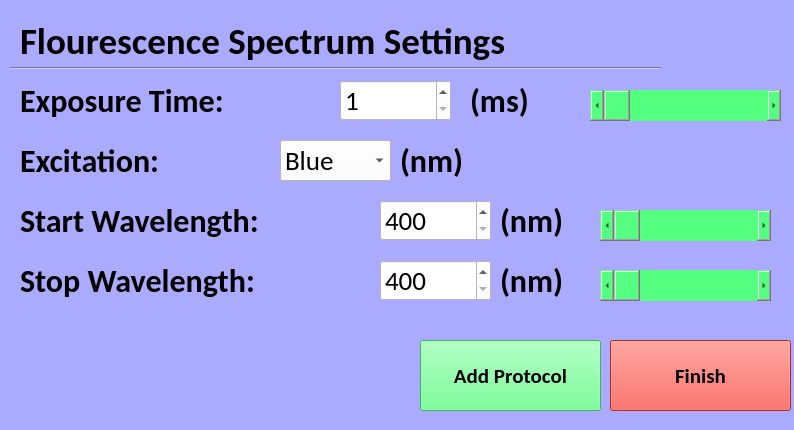
<?xml version="1.0" encoding="UTF-8"?>
<ui version="4.0">
 <class>Form</class>
 <widget class="QWidget" name="Form">
  <property name="geometry">
   <rect>
    <x>0</x>
    <y>0</y>
    <width>794</width>
    <height>430</height>
   </rect>
  </property>
  <property name="windowTitle">
   <string>Form</string>
  </property>
  <property name="styleSheet">
   <string notr="true">background-color: rgb(170, 170, 255);</string>
  </property>
  <widget class="Line" name="line">
   <property name="geometry">
    <rect>
     <x>10</x>
     <y>60</y>
     <width>651</width>
     <height>16</height>
    </rect>
   </property>
   <property name="orientation">
    <enum>Qt::Horizontal</enum>
   </property>
  </widget>
  <widget class="QLabel" name="label">
   <property name="geometry">
    <rect>
     <x>20</x>
     <y>20</y>
     <width>491</width>
     <height>41</height>
    </rect>
   </property>
   <property name="font">
    <font>
     <family>Calibri</family>
     <pointsize>28</pointsize>
     <weight>75</weight>
     <bold>true</bold>
    </font>
   </property>
   <property name="text">
    <string>Flourescence Spectrum Settings </string>
   </property>
  </widget>
  <widget class="QSpinBox" name="exposureTimeSpinBox">
   <property name="geometry">
    <rect>
     <x>340</x>
     <y>80</y>
     <width>111</width>
     <height>41</height>
    </rect>
   </property>
   <property name="font">
    <font>
     <family>Calibri</family>
     <pointsize>20</pointsize>
    </font>
   </property>
   <property name="styleSheet">
    <string notr="true">background-color: rgb(255, 255, 255);</string>
   </property>
   <property name="minimum">
    <number>1</number>
   </property>
   <property name="maximum">
    <number>6500</number>
   </property>
  </widget>
  <widget class="QLabel" name="label_2">
   <property name="geometry">
    <rect>
     <x>20</x>
     <y>80</y>
     <width>431</width>
     <height>41</height>
    </rect>
   </property>
   <property name="font">
    <font>
     <family>Calibri</family>
     <pointsize>24</pointsize>
     <weight>75</weight>
     <bold>true</bold>
    </font>
   </property>
   <property name="text">
    <string>Exposure Time:</string>
   </property>
  </widget>
  <widget class="QLabel" name="label_3">
   <property name="geometry">
    <rect>
     <x>470</x>
     <y>80</y>
     <width>111</width>
     <height>41</height>
    </rect>
   </property>
   <property name="font">
    <font>
     <family>Calibri</family>
     <pointsize>24</pointsize>
     <weight>75</weight>
     <bold>true</bold>
    </font>
   </property>
   <property name="text">
    <string>(ms)</string>
   </property>
  </widget>
  <widget class="QLabel" name="label_4">
   <property name="geometry">
    <rect>
     <x>20</x>
     <y>140</y>
     <width>311</width>
     <height>41</height>
    </rect>
   </property>
   <property name="font">
    <font>
     <family>Calibri</family>
     <pointsize>24</pointsize>
     <weight>75</weight>
     <bold>true</bold>
    </font>
   </property>
   <property name="text">
    <string>Excitation:</string>
   </property>
  </widget>
  <widget class="QLabel" name="label_5">
   <property name="geometry">
    <rect>
     <x>400</x>
     <y>140</y>
     <width>111</width>
     <height>41</height>
    </rect>
   </property>
   <property name="font">
    <font>
     <family>Calibri</family>
     <pointsize>24</pointsize>
     <weight>75</weight>
     <bold>true</bold>
    </font>
   </property>
   <property name="text">
    <string>(nm)</string>
   </property>
  </widget>
  <widget class="QPushButton" name="finishButton">
   <property name="geometry">
    <rect>
     <x>610</x>
     <y>340</y>
     <width>181</width>
     <height>71</height>
    </rect>
   </property>
   <property name="font">
    <font>
     <family>Calibri</family>
     <pointsize>16</pointsize>
     <weight>75</weight>
     <bold>true</bold>
    </font>
   </property>
   <property name="styleSheet">
    <string notr="true">background-color: rgb(255, 57, 43);</string>
   </property>
   <property name="text">
    <string>Finish</string>
   </property>
  </widget>
  <widget class="QPushButton" name="addProtocolButton">
   <property name="geometry">
    <rect>
     <x>420</x>
     <y>340</y>
     <width>181</width>
     <height>71</height>
    </rect>
   </property>
   <property name="font">
    <font>
     <family>Calibri</family>
     <pointsize>16</pointsize>
     <weight>75</weight>
     <bold>true</bold>
    </font>
   </property>
   <property name="styleSheet">
    <string notr="true">background-color: rgb(85, 255, 127);</string>
   </property>
   <property name="text">
    <string>Add Protocol</string>
   </property>
  </widget>
  <widget class="QLabel" name="label_6">
   <property name="geometry">
    <rect>
     <x>20</x>
     <y>200</y>
     <width>491</width>
     <height>41</height>
    </rect>
   </property>
   <property name="font">
    <font>
     <family>Calibri</family>
     <pointsize>24</pointsize>
     <weight>75</weight>
     <bold>true</bold>
    </font>
   </property>
   <property name="text">
    <string>Start Wavelength:</string>
   </property>
  </widget>
  <widget class="QSpinBox" name="startWavelengthSpinBox">
   <property name="geometry">
    <rect>
     <x>380</x>
     <y>200</y>
     <width>111</width>
     <height>41</height>
    </rect>
   </property>
   <property name="font">
    <font>
     <family>Calibri</family>
     <pointsize>20</pointsize>
    </font>
   </property>
   <property name="styleSheet">
    <string notr="true">background-color: rgb(255, 255, 255);</string>
   </property>
   <property name="minimum">
    <number>400</number>
   </property>
   <property name="maximum">
    <number>700</number>
   </property>
  </widget>
  <widget class="QLabel" name="label_7">
   <property name="geometry">
    <rect>
     <x>500</x>
     <y>200</y>
     <width>101</width>
     <height>41</height>
    </rect>
   </property>
   <property name="font">
    <font>
     <family>Calibri</family>
     <pointsize>24</pointsize>
     <weight>75</weight>
     <bold>true</bold>
    </font>
   </property>
   <property name="text">
    <string>(nm)</string>
   </property>
  </widget>
  <widget class="QComboBox" name="excitationWavelengthComboBox">
   <property name="geometry">
    <rect>
     <x>280</x>
     <y>140</y>
     <width>111</width>
     <height>41</height>
    </rect>
   </property>
   <property name="font">
    <font>
     <family>Calibri</family>
     <pointsize>20</pointsize>
    </font>
   </property>
   <property name="styleSheet">
    <string notr="true">background-color: rgb(255, 255, 255);
selection-color: rgb(0, 0, 0);
selection-background-color: rgb(170, 255, 255);</string>
   </property>
   <item>
    <property name="text">
     <string>Blue</string>
    </property>
   </item>
   <item>
    <property name="text">
     <string>Green</string>
    </property>
   </item>
   <item>
    <property name="text">
     <string>Orange</string>
    </property>
   </item>
  </widget>
  <widget class="QLabel" name="label_8">
   <property name="geometry">
    <rect>
     <x>20</x>
     <y>260</y>
     <width>501</width>
     <height>41</height>
    </rect>
   </property>
   <property name="font">
    <font>
     <family>Calibri</family>
     <pointsize>24</pointsize>
     <weight>75</weight>
     <bold>true</bold>
    </font>
   </property>
   <property name="text">
    <string>Stop Wavelength:</string>
   </property>
  </widget>
  <widget class="QSpinBox" name="stopWavelengthSpinBox">
   <property name="geometry">
    <rect>
     <x>380</x>
     <y>260</y>
     <width>111</width>
     <height>41</height>
    </rect>
   </property>
   <property name="font">
    <font>
     <family>Calibri</family>
     <pointsize>20</pointsize>
    </font>
   </property>
   <property name="styleSheet">
    <string notr="true">background-color: rgb(255, 255, 255);</string>
   </property>
   <property name="minimum">
    <number>400</number>
   </property>
   <property name="maximum">
    <number>700</number>
   </property>
  </widget>
  <widget class="QLabel" name="label_9">
   <property name="geometry">
    <rect>
     <x>500</x>
     <y>260</y>
     <width>111</width>
     <height>41</height>
    </rect>
   </property>
   <property name="font">
    <font>
     <family>Calibri</family>
     <pointsize>24</pointsize>
     <weight>75</weight>
     <bold>true</bold>
    </font>
   </property>
   <property name="text">
    <string>(nm)</string>
   </property>
  </widget>
  <widget class="QScrollBar" name="exposureTimeScrollBar">
   <property name="geometry">
    <rect>
     <x>590</x>
     <y>90</y>
     <width>191</width>
     <height>31</height>
    </rect>
   </property>
   <property name="styleSheet">
    <string notr="true">background-color: rgb(85, 255, 127);</string>
   </property>
   <property name="minimum">
    <number>1</number>
   </property>
   <property name="maximum">
    <number>6500</number>
   </property>
   <property name="orientation">
    <enum>Qt::Horizontal</enum>
   </property>
  </widget>
  <widget class="QScrollBar" name="startWavelengthScrollBar">
   <property name="geometry">
    <rect>
     <x>600</x>
     <y>210</y>
     <width>171</width>
     <height>31</height>
    </rect>
   </property>
   <property name="styleSheet">
    <string notr="true">background-color: rgb(85, 255, 127);</string>
   </property>
   <property name="minimum">
    <number>400</number>
   </property>
   <property name="maximum">
    <number>700</number>
   </property>
   <property name="orientation">
    <enum>Qt::Horizontal</enum>
   </property>
  </widget>
  <widget class="QScrollBar" name="stopWavelengthScrollBar">
   <property name="geometry">
    <rect>
     <x>600</x>
     <y>270</y>
     <width>171</width>
     <height>31</height>
    </rect>
   </property>
   <property name="font">
    <font>
     <pointsize>20</pointsize>
    </font>
   </property>
   <property name="styleSheet">
    <string notr="true">background-color: rgb(85, 255, 127);</string>
   </property>
   <property name="minimum">
    <number>400</number>
   </property>
   <property name="maximum">
    <number>700</number>
   </property>
   <property name="orientation">
    <enum>Qt::Horizontal</enum>
   </property>
  </widget>
  <zorder>line</zorder>
  <zorder>label</zorder>
  <zorder>label_2</zorder>
  <zorder>label_3</zorder>
  <zorder>label_4</zorder>
  <zorder>label_5</zorder>
  <zorder>finishButton</zorder>
  <zorder>addProtocolButton</zorder>
  <zorder>exposureTimeSpinBox</zorder>
  <zorder>label_6</zorder>
  <zorder>startWavelengthSpinBox</zorder>
  <zorder>label_7</zorder>
  <zorder>excitationWavelengthComboBox</zorder>
  <zorder>label_8</zorder>
  <zorder>stopWavelengthSpinBox</zorder>
  <zorder>label_9</zorder>
  <zorder>exposureTimeScrollBar</zorder>
  <zorder>startWavelengthScrollBar</zorder>
  <zorder>stopWavelengthScrollBar</zorder>
 </widget>
 <resources/>
 <connections/>
</ui>
